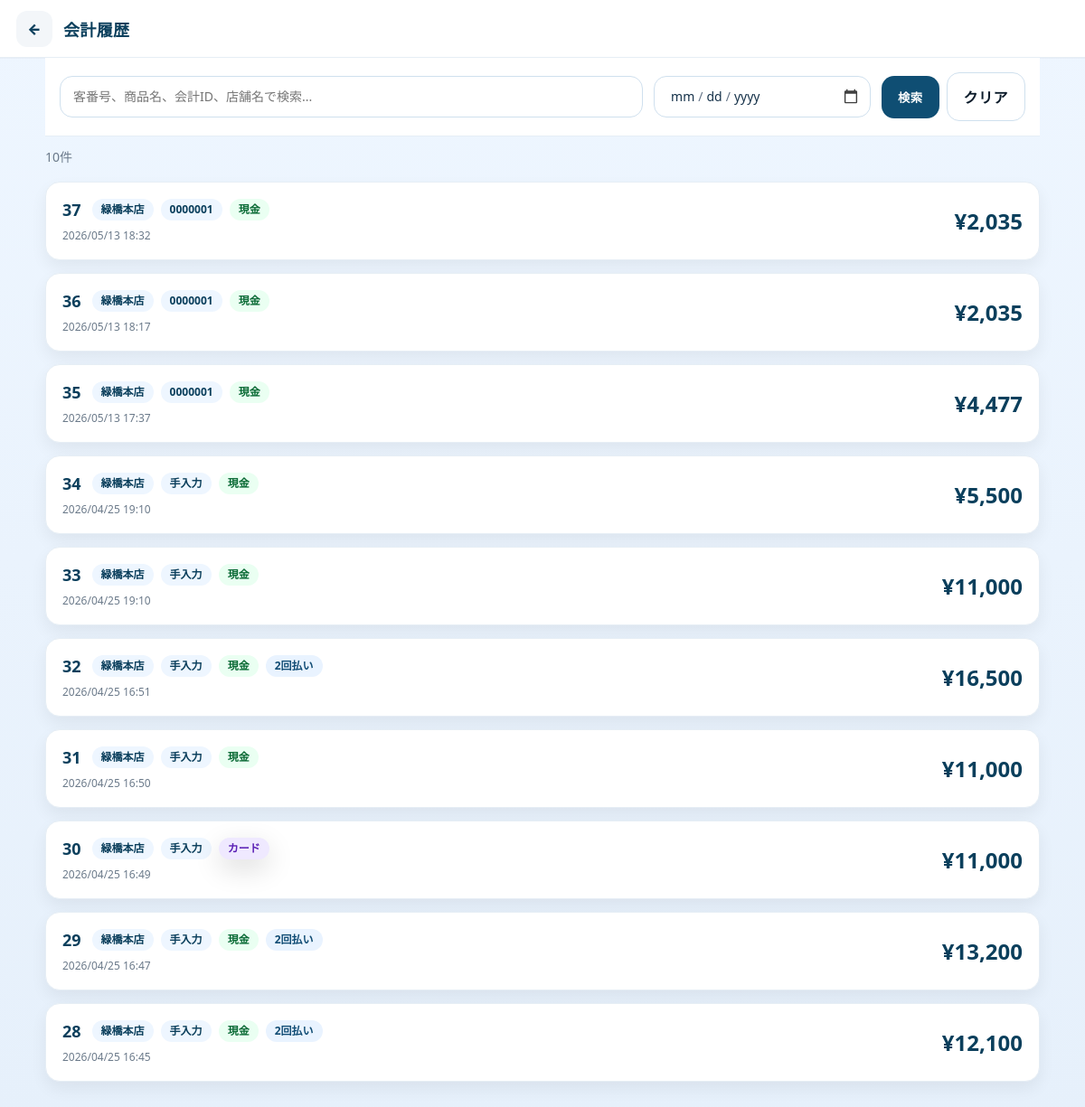
The page /public/history (signed in) on the database its author committed.
### tables this page shows
CREATE TABLE `bill` (
  `bill_id` bigint(20) NOT NULL AUTO_INCREMENT COMMENT '???vID?i?̔ԁj',
  `order_bill_id` bigint(20) NOT NULL,
  `store_id` char(2) NOT NULL COMMENT '?X??ID',
  `bill_time` datetime NOT NULL COMMENT '???v????????',
  `subtotal_amount` int(11) NOT NULL COMMENT '?Ŕ????v',
  `discount_amount` int(11) NOT NULL COMMENT '???????v',
  `tax_amount` int(11) NOT NULL COMMENT '??????',
  `total_amount` int(11) NOT NULL COMMENT '?ō????v',
  PRIMARY KEY (`bill_id`),
  KEY `idx_bill_order_bill_id` (`order_bill_id`),
  KEY `idx_bill_store_id` (`store_id`),
  KEY `idx_bill_bill_time` (`bill_time`),
  CONSTRAINT `fk_bill_order_bill` FOREIGN KEY (`order_bill_id`) REFERENCES `order_bill` (`order_bill_id`) ON UPDATE CASCADE,
  CONSTRAINT `fk_bill_store` FOREIGN KEY (`store_id`) REFERENCES `stores` (`store_id`) ON UPDATE CASCADE,
  CONSTRAINT `chk_bill_amounts_non_negative` CHECK (`subtotal_amount` >= 0 and `discount_amount` >= 0 and `tax_amount` >= 0 and `total_amount` >= 0)
);

### src/Views/history/index.php (the view, shortened to what the rows shown need)
<?php
$BASE_URL = '/regi/public';
$bills = is_array($bills ?? null) ? $bills : [];
$pagination = $pagination ?? [
    'page'       => 1,
    'perPage'    => 20,
    'totalCount' => 0,
    'totalPages' => 1,
    'hasPrev'    => false,
    'hasNext'    => false,
    'prevPage'   => 1,
    'nextPage'   => 1,
];
$currentKeyword = trim((string)($_GET['keyword'] ?? ''));
$currentDate = trim((string)($_GET['date'] ?? ''));
function historyIndexH(mixed $value): string
{
    return htmlspecialchars(
        (string)$value,
        ENT_QUOTES,
        'UTF-8'
    );
}
function historyIndexPayClass(string $payMethod): string
{
    return match (strtoupper(trim($payMethod))) {
        'CASH'             => 'cash',
        'CARD',
        'CREDIT_CARD'      => 'card',
        'ELECTRONIC_MONEY' => 'emoney',
        'QR',
        'QR_PAYMENT'       => 'qr',
        default            => '',
    };
}
?>
<!doctype html>
<html lang="ja">
<head>
  <link
    rel="stylesheet"
    href="<?= historyIndexH($BASE_URL) ?>/assets/css/app.css"
  >
  <link
    rel="stylesheet"
    href="<?= historyIndexH($BASE_URL) ?>/assets/css/history.css?v=8"
  >
</head>
<body>
<div class="history-page">
  <header class="app-header">
    <div class="app-header__left">
      <a
        class="app-back"
        href="<?= historyIndexH($BASE_URL) ?>/home"
        aria-label="戻る"
      >
        ←
      </a>
      <h1 class="app-title">
        会計履歴
      </h1>
    </div>
  </header>
  <form
    class="history-filters"
    method="get"
    action="<?= historyIndexH($BASE_URL) ?>/history"
  >
    <div class="history-search">
      <input
        class="input"
        type="text"
        id="historySearchInput"
        name="keyword"
        value="<?= historyIndexH($currentKeyword) ?>"
        placeholder="客番号、商品名、会計ID、店舗名で検索..."
      >
    </div>
    <div class="history-date">
      <input
        class="input"
        type="date"
        id="historyDateInput"
        name="date"
        value="<?= historyIndexH($currentDate) ?>"
      >
    </div>
    <div class="history-filter-actions">
      <button
        class="btn btn-primary"
        type="submit"
      >
        検索
      </button>
      <a
        class="btn btn-outline"
        href="<?= historyIndexH($BASE_URL) ?>/history"
      >
        クリア
      </a>
    </div>
  </form>
  <div class="history-result-summary">
    <?= number_format((int)($pagination['totalCount'] ?? 0)) ?>件
  </div>
  <div
    class="history-list"
    id="historyList"
  >
    <?php if ($bills !== []): ?>
      <?php foreach ($bills as $bill): ?>
        <?php
        $billId = (string)($bill['billId'] ?? '');
        $payMethod = (string)($bill['payMethod'] ?? '');
        $payLabel = (string)($bill['payLabel'] ?? '');
        $payClass = historyIndexPayClass($payMethod);
        $storeName = trim((string)($bill['storeName'] ?? ''));
        $storeId = trim((string)($bill['storeId'] ?? ''));
        $storeText = $storeName !== ''
            ? $storeName
            : $storeId;
        $customerIdText = (string)(
            $bill['customerIdText']
            ?? '手入力'
        );
        $datetime = (string)($bill['datetime'] ?? '');
        $total = (int)($bill['total'] ?? 0);
        $paymentCount = (int)(
            $bill['paymentCount']
            ?? $bill['payment_count']
            ?? 0
        );
        $detailUrl =
            $BASE_URL
            . '/history/detail?bill_id='
            . rawurlencode($billId);
        ?>
        <button
          type="button"
          class="history-card"
          data-history-detail-url="<?= historyIndexH($detailUrl) ?>"
          data-bill-id="<?= historyIndexH($billId) ?>"
          aria-label="会計ID <?= historyIndexH($billId) ?> の詳細を表示"
        >
          <div class="history-card-left">
            <div class="history-card-top">
              <div class="history-id">
                <?= historyIndexH($billId) ?>
              </div>
              <div class="history-chips">
                <?php if ($storeText !== ''): ?>
                  <span class="history-chip">
                    <?= historyIndexH($storeText) ?>
                  </span>
                <?php endif; ?>
                <span class="history-chip">
                  <?= historyIndexH($customerIdText) ?>
                </span>
                <?php if ($payLabel !== ''): ?>
                  <span
                    class="history-chip <?= historyIndexH($payClass) ?>"
                  >
                    <?= historyIndexH($payLabel) ?>
                  </span>
                <?php endif; ?>
                <?php if ($paymentCount > 1): ?>
                  <span class="history-chip multiple">
                    <?= $paymentCount ?>回払い
                  </span>
                <?php endif; ?>
              </div>
            </div>
            <div class="history-card-sub">
              <?= historyIndexH($datetime) ?>
            </div>
          </div>
          <div class="history-card-right">
            <div class="history-amount">
              ¥<?= number_format($total) ?>
            </div>
          </div>
        </button>
      <?php endforeach; ?>
    <?php else: ?>
      <div class="history-empty">
        会計履歴がありません。
      </div>
    <?php endif; ?>
  </div>
</div>
</body>
</html>

### public/index.php (shortened to what the rows shown need)
<?php
$ROOT = dirname(__DIR__);
$BASE_PATH = '/regi/public';
$method = $_SERVER['REQUEST_METHOD'] ?? 'GET';
$uri = $_SERVER['REQUEST_URI'] ?? '/';
$path = parse_url($uri, PHP_URL_PATH) ?? '/';
if ($BASE_PATH !== '' && str_starts_with($path, $BASE_PATH)) {
    $path = substr($path, strlen($BASE_PATH));
}
$path = $path === '' ? '/' : $path;
$routesFile = $ROOT . '/src/Routes/web.php';
$routes = require $routesFile;
function compile_route(string $routePath): array
{
    preg_match_all('#\{([a-zA-Z_][a-zA-Z0-9_]*)\}#', $routePath, $m);
    $paramNames = $m[1] ?? [];
    $pattern = preg_replace('#\{[a-zA-Z_][a-zA-Z0-9_]*\}#', '([^/]+)', $routePath);
    $pattern = '#^' . $pattern . '$#';
    return [$pattern, $paramNames];
}
foreach ($routes as $route) {
    [$routeMethod, $routePath, $handler] = $route;
    $routeMethod = strtoupper((string)$routeMethod);
    if ($routeMethod !== $method) {
        continue;
    }
    $routePath = (string)$routePath;
    [$pattern, $paramNames] = compile_route($routePath);
    if (!preg_match($pattern, $path, $matches)) {
        continue;
    }
    array_shift($matches);
    $params = [];
    [$class, $action] = explode('@', $handler, 2);
    $class = trim($class);
    $action = trim($action);
    $controller = new $fullClass();
    $args = array_values($params);
    $controller->$action(...$args);
    exit;
}

### rows shown on the page
bill: bill_id "37", storeText "緑橋本店", customerIdText "0000001", payLabel "現金", datetime "2026/05/13 18:32", total_amount "2,035"
bill: bill_id "36", storeText "緑橋本店", customerIdText "0000001", payLabel "現金", datetime "2026/05/13 18:17", total_amount "2,035"
bill: bill_id "35", storeText "緑橋本店", customerIdText "0000001", payLabel "現金", datetime "2026/05/13 17:37", total_amount "4,477"
bill: bill_id "34", storeText "緑橋本店", customerIdText "手入力", payLabel "現金", datetime "2026/04/25 19:10", total_amount "5,500"
bill: bill_id "33", storeText "緑橋本店", customerIdText "手入力", payLabel "現金", datetime "2026/04/25 19:10", total_amount "11,000"
bill: bill_id "32", storeText "緑橋本店", customerIdText "手入力", payLabel "現金", paymentCount "2", datetime "2026/04/25 16:51", total_amount "16,500"
bill: bill_id "31", storeText "緑橋本店", customerIdText "手入力", payLabel "現金", datetime "2026/04/25 16:50", total_amount "11,000"
bill: bill_id "30", storeText "緑橋本店", customerIdText "手入力", payLabel "カード", datetime "2026/04/25 16:49", total_amount "11,000"
bill: bill_id "29", storeText "緑橋本店", customerIdText "手入力", payLabel "現金", paymentCount "2", datetime "2026/04/25 16:47", total_amount "13,200"
bill: bill_id "28", storeText "緑橋本店", customerIdText "手入力", payLabel "現金", paymentCount "2", datetime "2026/04/25 16:45", total_amount "12,100"

### other values the page prints
$pagination['totalCount'] "10"
